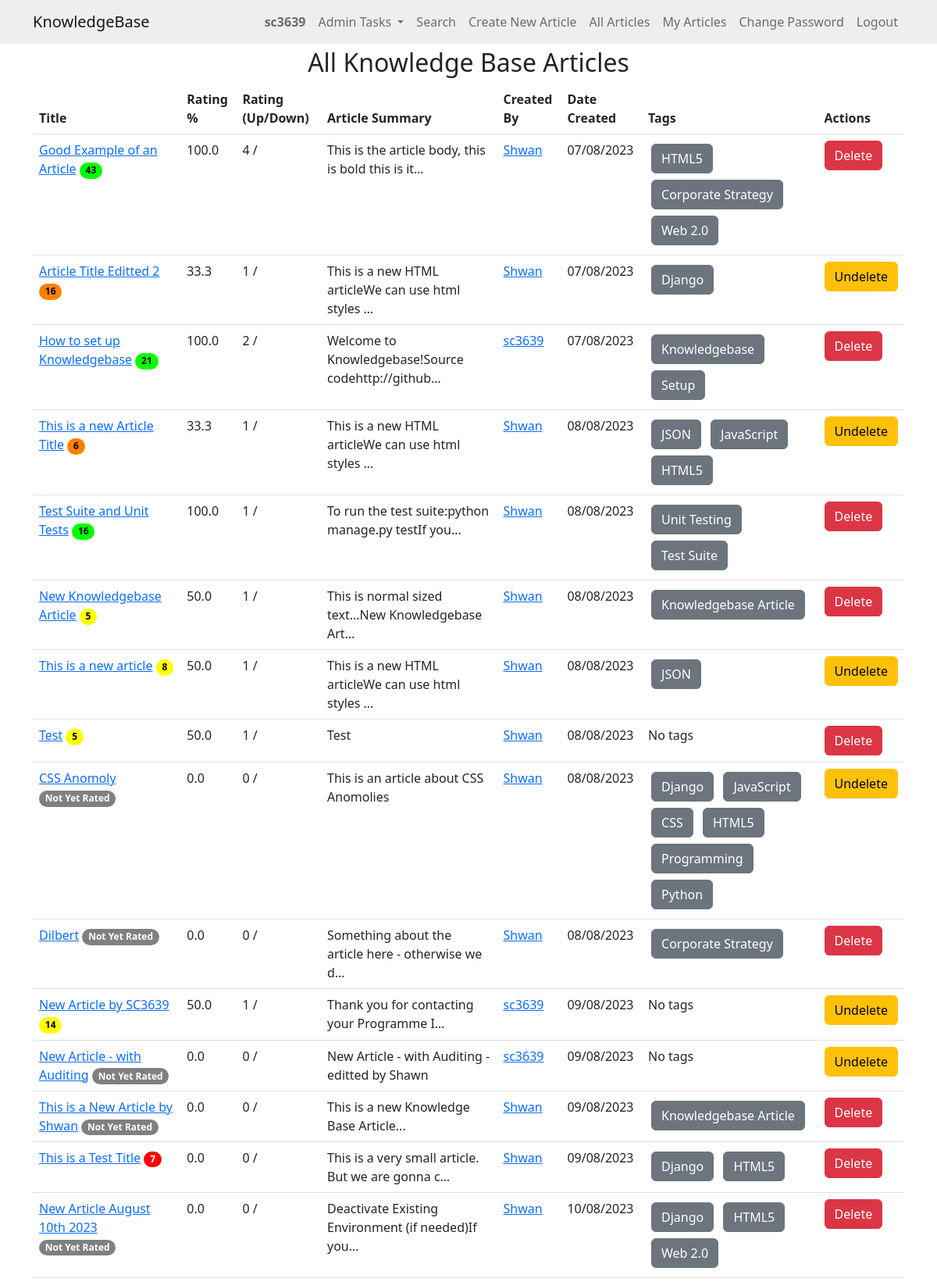
Page /allarticles/ (signed in, upper part) on the committed database.
### knowledge/models.py (models this page shows, shortened)
class KBEntry(models.Model):
    title = models.CharField(max_length=255)
    article = models.TextField()
    created_by = models.ForeignKey(User, related_name="created_kb_entries", on_delete=models.SET_NULL, null=True)
    created_datetime = models.DateTimeField(auto_now_add=True)
    modified_datetime = models.DateTimeField(null=True, blank=True)
    last_modified_by = models.ForeignKey(User, related_name="modified_kb_entries", on_delete=models.SET_NULL, null=True)
    deleted_datetime = models.DateTimeField(null=True, blank=True)
    deleted_by = models.ForeignKey(User, related_name="deleted_kb_entries", on_delete=models.SET_NULL, null=True, blank=True)
    upvotes = models.ManyToManyField(User, related_name="upvoted_kb_entries", blank=True)
    downvotes = models.ManyToManyField(User, related_name="downvoted_kb_entries", blank=True)
    rating = models.FloatField(default=0.0)
    views = models.PositiveIntegerField(default=0)
    meta_data = models.ManyToManyField('Tag', blank=True)

class Tag(models.Model):
    name = models.CharField(max_length=100)

### knowledge/views.py (the view)
# urls.py: path('allarticles/', views.allarticles, name='allarticles'),
@login_required
def allarticles(request):
    if request.user.is_superuser:
        articles = KBEntry.objects.all()
    else:
        articles = KBEntry.objects.filter(deleted_datetime__isnull=True)
    return render(request, 'knowledge/all_articles.html', {'articles': articles})

### knowledge/templates/knowledge/all_articles.html (shortened to what this page needs)
{% extends 'knowledge/base.html' %}
{% block content %}
  <h2>All Knowledge Base Articles</h2>
  <table class="table" id="table">
    <thead class="thead-dark">
      <tr>
        <th scope="col">Title</th>
        <th scope="col">Rating %</th>
        <th scope="col">Rating (Up/Down)</th>
        <th scope="col">Article Summary</th>
        <th scope="col">Created By</th>
        <th scope="col">Date Created</th>
        <th scope="col">Tags</th>
        {% if user.is_superuser %}
        <th scope="col">Actions</th>
        {% endif %}
      </tr>
    </thead>
    <tbody>
      {% for article in articles %}
        <tr>
          <td>
            <a href="{% url 'article_detail' article.id %}">{{ article.title }}</a>
            {% if article.rating == 0.0 and article.downvotes.count == 0 %}
                <span class="badge rounded-pill badge-norating">Not Yet Rated</span>
            {% else %}
                {% if article.rating >= 75 %}
                    <span class="badge rounded-pill badge-green"> {{ article.views }} </span>
                {% elif article.rating >= 50 %}
                    <span class="badge rounded-pill badge-yellow">{{ article.views }}</span>
                {% elif article.rating >= 25 %}
                    <span class="badge rounded-pill badge-orange">{{ article.views }}</span>
                {% else %}
                    <span class="badge rounded-pill badge-red">{{ article.views }}</span>
                {% endif %}
            {% endif %}
        </td>
          <td>{{ article.rating }}</td>
          <td>{{ article.upvotes.count }} / {{ article.downvote.count }}</td>
          <td>{{ article.article|striptags|truncatechars:50 }}</td>
          <td>
            <a href="{% url 'user_articles' article.created_by.id %}">{{ article.created_by.username }}</a>
          </td>
          <td>{{ article.created_datetime|date:"d/m/Y"}}</td>
          <td>
            {% for tag in article.meta_data.all %}
                <a href="{% url 'home' %}?search={{ tag.name }}" class="btn btn-secondary m-1">{{ tag.name }}</a>
            {% empty %}
                No tags
            {% endfor %}
          </td>
          {% if user.is_superuser %}
          <td>
              {% if article.deleted_datetime %}
                  <a href="{% url 'undelete_article' article.id %}" class="btn btn-warning">Undelete</a>
              {% else %}
                  <a href="{% url 'delete_article' article.id %}" class="btn btn-danger">Delete</a>
              {% endif %}
          </td>
          {% endif %}
        </tr>
      {% empty %}
        <tr>
          <td colspan="{% if user.is_superuser %}6{% else %}5{% endif %}">No entries found.</td>
        </tr>
      {% endfor %}
    </tbody>
  </table>
{% endblock %}

### knowledge/templates/knowledge/base.html (shortened to what this page needs)
<!DOCTYPE html>
<html lang="en">
  <head>
    {% load static %}
    <link
      href="https://cdn.jsdelivr.net/npm/bootstrap@5.2.3/dist/css/bootstrap.min.css"
      rel="stylesheet"
    />
    <link
      rel="stylesheet"
      href="https://cdn.jsdelivr.net/npm/alertifyjs@1.13.1/build/css/alertify.min.css"
    />
    <link
      rel="stylesheet"
      href="https://cdn.jsdelivr.net/npm/alertifyjs@1.13.1/build/css/themes/default.min.css"
    />
    <link href="//cdn.quilljs.com/1.3.6/quill.snow.css" rel="stylesheet" />
    <link href="https://cdn.datatables.net/v/bs5/dt-1.13.6/cr-1.7.0/fh-3.4.0/r-2.5.0/sb-1.5.0/datatables.min.css" rel="stylesheet">
    <link rel="stylesheet" href="{% static 'custom.css' %}"/>
  </head>
  <body>
    <nav
      class="navbar navbar-light navbar-expand-md"
      style="background-color: #eeeeee"
    >
      <div class="container">
        <a class="navbar-brand" href="/">KnowledgeBase</a>
        <div class="collapse navbar-collapse" id="navbarResponsive">
          <ul class="navbar-nav ms-auto">
            {% if user.is_authenticated %}
              <li class="nav-item">
                <strong><a class="nav-link">{{ user.username }}</a></strong>
              </li>
              {% if user.is_staff %}
              <li class="nav-item dropdown">
                <a class="nav-link dropdown-toggle" id="navbarDropdownMenuLink" role="button" data-bs-toggle="dropdown" aria-expanded="false">
                  Admin Tasks
                </a>
              </li>
              {% else %}
              <li class="nav-item">
                <a class="nav-link" id="logout">(Normal User)</a>
              </li>
              {% endif %}
            <li class="nav-item">
              <a class="nav-link" href="{% url 'home' %}"
                >Search</a
              >
            </li>
            <li class="nav-item">
              <a class="nav-link" href="{% url 'create' %}"
                >Create New Article</a
              >
            <li class="nav-item">
                <a class="nav-link" href="{% url 'allarticles' %}"
                  >All Articles</a
              >
            <li class="nav-item">
              <a class="nav-link" href="{% url 'my_articles' %}"
                >My Articles</a
            >
            </li>
            <li class="nav-item">
              <a class="nav-link" href="{% url 'change_password' %}"
                >Change Password</a
              >
            </li>
            <li class="nav-item">
              <a class="nav-link" id="logout" href="{% url 'logout' %}"
                >Logout</a
              >
            </li>
            {% endif %}
          </ul>
        </div>
      </div>
    </nav>
    <div class="container">{% block content %} {% endblock %}</div>
  </body>
</html>

### static/custom.css (style rules this page uses)
.badge-green { background-color: rgb(0, 255, 0) !important; color: black; }
.badge-yellow { background-color: rgb(255, 255, 0) !important; color: black; }
.badge-orange { background-color: rgb(255, 128, 0) !important; color: black; }
.badge-red { background-color: rgb(255, 0, 0) !important; color: white; }
.badge-norating { background-color: rgb(128, 128, 128) !important; color: white; }
h2 { text-align: center; margin-top:5px !important; }

### rows in the picture
KBEntry: title "Good Example of an Article", views "43", rating "100.0", upvotes.count "4", article "This is the article body, this is bold this is it…", created_by.username "Shwan", created_datetime "07/08/2023", shows "Delete"
Tag: name "HTML5"
Tag: name "Corporate Strategy"
Tag: name "Web 2.0"
KBEntry: title "Article Title Editted 2", views "16", rating "33.3", upvotes.count "1", article "This is a new HTML articleWe can use html styles …", created_by.username "Shwan", created_datetime "07/08/2023", shows "Undelete"
Tag: name "Django"
KBEntry: title "How to set up Knowledgebase", views "21", rating "100.0", upvotes.count "2", article "Welcome to Knowledgebase!Source codehttp://github…", created_by.username "sc3639", created_datetime "07/08/2023", shows "Delete"
Tag: name "Knowledgebase"
Tag: name "Setup"
KBEntry: title "This is a new Article Title", views "6", rating "33.3", upvotes.count "1", article "This is a new HTML articleWe can use html styles …", created_by.username "Shwan", created_datetime "08/08/2023", shows "Undelete"
Tag: name "JSON"
Tag: name "JavaScript"
KBEntry: title "Test Suite and Unit Tests", views "16", rating "100.0", upvotes.count "1", article "To run the test suite:python manage.py testIf you…", created_by.username "Shwan", created_datetime "08/08/2023", shows "Delete"
Tag: name "Unit Testing"
Tag: name "Test Suite"
KBEntry: title "New Knowledgebase Article", views "5", rating "50.0", upvotes.count "1", article "This is normal sized text...New Knowledgebase Art…", created_by.username "Shwan", created_datetime "08/08/2023", shows "Delete"
Tag: name "Knowledgebase Article"
KBEntry: title "This is a new article", views "8", rating "50.0", upvotes.count "1", article "This is a new HTML articleWe can use html styles …", created_by.username "Shwan", created_datetime "08/08/2023", shows "Undelete"
KBEntry: title "Test", views "5", rating "50.0", upvotes.count "1", article "Test", created_by.username "Shwan", created_datetime "08/08/2023", shows "Delete"
KBEntry: title "CSS Anomoly", shows "Not Yet Rated", rating "0.0", upvotes.count "0", article "This is an article about CSS Anomolies", created_by.username "Shwan", created_datetime "08/08/2023", shows "Undelete"
Tag: name "CSS"
Tag: name "Programming"
Tag: name "Python"
KBEntry: title "Dilbert", shows "Not Yet Rated", rating "0.0", upvotes.count "0", article "Something about the article here - otherwise we d…", created_by.username "Shwan", created_datetime "08/08/2023", shows "Delete"
KBEntry: title "New Article by SC3639", views "14", rating "50.0", upvotes.count "1", article "Thank you for contacting your Programme I…", created_by.username "sc3639", created_datetime "09/08/2023", shows "Undelete"
KBEntry: title "New Article - with Auditing", shows "Not Yet Rated", rating "0.0", upvotes.count "0", article "New Article - with Auditing - editted by Shawn", created_by.username "sc3639", created_datetime "09/08/2023", shows "Undelete"
KBEntry: title "This is a New Article by Shwan", shows "Not Yet Rated", rating "0.0", upvotes.count "0", article "This is a new Knowledge Base Article...", created_by.username "Shwan", created_datetime "09/08/2023", shows "Delete"
KBEntry: title "This is a Test Title", views "7", rating "0.0", upvotes.count "0", article "This is a very small article. But we are gonna c…", created_by.username "Shwan", created_datetime "09/08/2023", shows "Delete"
KBEntry: title "New Article August 10th 2023", shows "Not Yet Rated", rating "0.0", upvotes.count "0", article "Deactivate Existing Environment (if needed)If you…", created_by.username "Shwan", created_datetime "10/08/2023", shows "Delete"

### other values in the picture
{{ user.username }} "sc3639"
